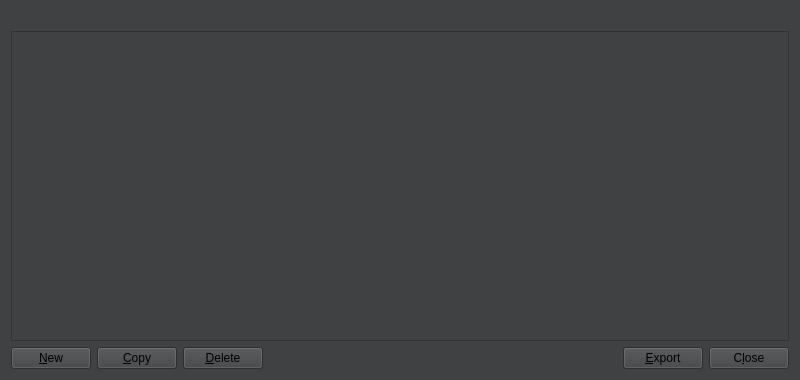
<?xml version="1.0" encoding="UTF-8"?>
<ui version="4.0">
 <class>ZAddressBookPage</class>
 <widget class="QWidget" name="ZAddressBookPage">
  <property name="geometry">
   <rect>
    <x>0</x>
    <y>0</y>
    <width>800</width>
    <height>380</height>
   </rect>
  </property>
  <property name="styleSheet">
   <string notr="true">background-color: rgb(64, 65, 66);</string>
  </property>
  <layout class="QVBoxLayout" name="verticalLayout">
   <item>
    <widget class="QLabel" name="labelExplanation">
     <property name="textFormat">
      <enum>Qt::PlainText</enum>
     </property>
     <property name="wordWrap">
      <bool>true</bool>
     </property>
    </widget>
   </item>
   <item>
    <widget class="QTableView" name="tableView">
     <property name="contextMenuPolicy">
      <enum>Qt::CustomContextMenu</enum>
     </property>
     <property name="toolTip">
      <string>Right-click to edit address or label</string>
     </property>
     <property name="tabKeyNavigation">
      <bool>false</bool>
     </property>
     <property name="alternatingRowColors">
      <bool>true</bool>
     </property>
     <property name="selectionMode">
      <enum>QAbstractItemView::SingleSelection</enum>
     </property>
     <property name="selectionBehavior">
      <enum>QAbstractItemView::SelectRows</enum>
     </property>
     <property name="sortingEnabled">
      <bool>true</bool>
     </property>
     <attribute name="verticalHeaderVisible">
      <bool>false</bool>
     </attribute>
    </widget>
   </item>
   <item>
    <layout class="QHBoxLayout" name="horizontalLayout">
     <item>
      <widget class="QPushButton" name="newAddress">
       <property name="toolTip">
        <string>Create a new address</string>
       </property>
       <property name="text">
        <string>&amp;New</string>
       </property>
       <property name="icon">
        <iconset resource="../vaporum.qrc">
         <normaloff>:/icons/add</normaloff>:/icons/add</iconset>
       </property>
       <property name="autoDefault">
        <bool>false</bool>
       </property>
      </widget>
     </item>
     <item>
      <widget class="QPushButton" name="copyAddress">
       <property name="toolTip">
        <string>Copy the currently selected address to the system clipboard</string>
       </property>
       <property name="text">
        <string>&amp;Copy</string>
       </property>
       <property name="icon">
        <iconset resource="../vaporum.qrc">
         <normaloff>:/icons/editcopy</normaloff>:/icons/editcopy</iconset>
       </property>
       <property name="autoDefault">
        <bool>false</bool>
       </property>
      </widget>
     </item>
     <item>
      <widget class="QPushButton" name="deleteAddress">
       <property name="toolTip">
        <string>Delete the currently selected address from the list</string>
       </property>
       <property name="text">
        <string>&amp;Delete</string>
       </property>
       <property name="icon">
        <iconset resource="../vaporum.qrc">
         <normaloff>:/icons/remove</normaloff>:/icons/remove</iconset>
       </property>
       <property name="autoDefault">
        <bool>false</bool>
       </property>
      </widget>
     </item>
     <item>
      <spacer name="horizontalSpacer">
       <property name="orientation">
        <enum>Qt::Horizontal</enum>
       </property>
       <property name="sizeHint" stdset="0">
        <size>
         <width>40</width>
         <height>20</height>
        </size>
       </property>
      </spacer>
     </item>
     <item>
      <widget class="QPushButton" name="exportButton">
       <property name="toolTip">
        <string>Export the data in the current tab to a file</string>
       </property>
       <property name="text">
        <string>&amp;Export</string>
       </property>
       <property name="icon">
        <iconset resource="../vaporum.qrc">
         <normaloff>:/icons/export</normaloff>:/icons/export</iconset>
       </property>
       <property name="autoDefault">
        <bool>false</bool>
       </property>
      </widget>
     </item>
     <item>
      <widget class="QPushButton" name="closeButton">
       <property name="sizePolicy">
        <sizepolicy hsizetype="Minimum" vsizetype="Minimum">
         <horstretch>0</horstretch>
         <verstretch>0</verstretch>
        </sizepolicy>
       </property>
       <property name="text">
        <string>C&amp;lose</string>
       </property>
       <property name="autoDefault">
        <bool>false</bool>
       </property>
      </widget>
     </item>
    </layout>
   </item>
  </layout>
 </widget>
 <resources>
  <include location="../vaporum.qrc"/>
 </resources>
 <connections/>
</ui>
